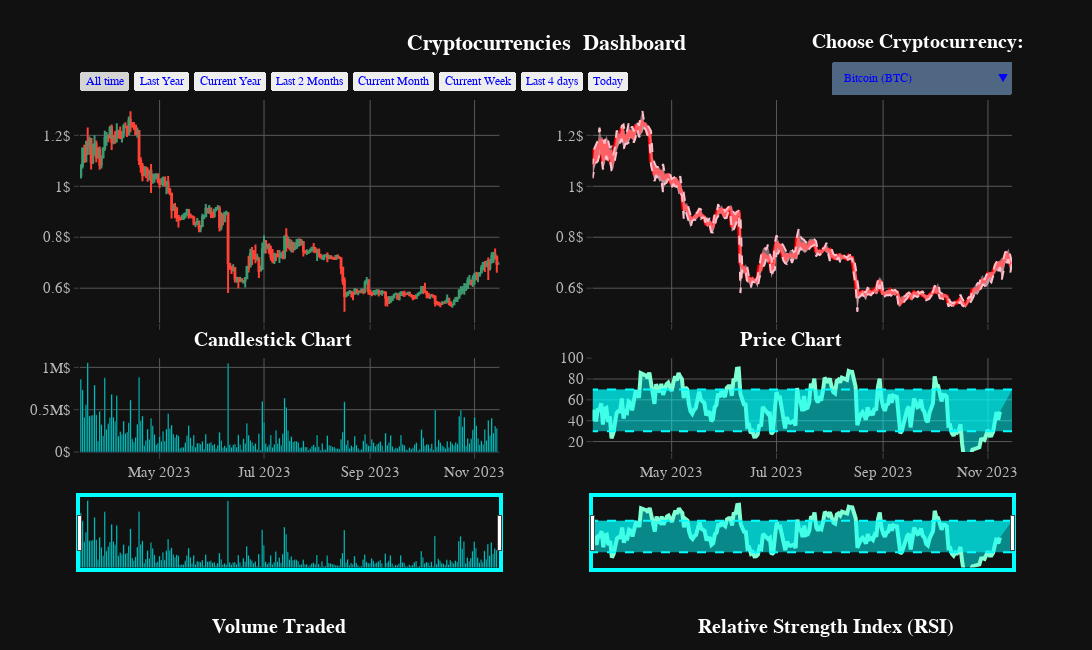

The notebook cell this image was saved under:
### Code cell
## plot 
fig = make_subplots(rows=3, 
                    cols=2,
                    shared_xaxes=True,
                    specs=[[{"rowspan": 2}, {"rowspan": 2}], [{"rowspan": 1}, {"rowspan": 1}] , [{},{}]]
                    
                   )
date_buttons = [
{'step': "all", 'label': "All time"},
{'count':  1, 'step': "year", 'stepmode': "backward", 'label': "Last Year"},
{'count':  1, 'step': "year", 'stepmode': "todate", 'label': "Current Year"},
{'count':  1, 'step': "month", 'stepmode': "backward", 'label': "Last 2 Months"},
{'count':  1, 'step': "month", 'stepmode': "todate", 'label': "Current Month"},
{'count':  7, 'step': "day", 'stepmode': "todate", 'label': "Current Week"},
{'count':  4, 'step': "day", 'stepmode': "backward", 'label': "Last 4 days"},
{'count':  1, 'step': "day", 'stepmode': "backward", 'label': "Today"},
               ]
buttons = []
i = 0
j=0
COUNT = 8
vis = [False] * len(crypto_names) * COUNT
for df in crypto_df:
    for k in range(COUNT):
        vis[j+k] = True
    buttons.append({ 'label' : crypto_names[i],
                     'method' : 'update',
                     'args'   : [{'visible' : vis},
                                {'title'  : crypto_names[i] + ' Charts and Indicators'}
                                ] }
                  )
    i+=1
    j+=COUNT
    vis = [False] * len(crypto_names)* COUNT
for df in crypto_df:
    fig.add_trace(
        go.Candlestick(x= df.index,
                       open  = df['open'],
                       high  = df['high'],
                       low   = df['low'],
                       close = df['close'],
                       showlegend =False
                                ),
                  row=1, 
                  col=1)
    fig.add_trace(
        go.Bar(x =df.index ,
               y=df["Volume USD"],
               showlegend =False, 
               marker_color='aqua'),
        row=3, 
        col=1)
    fig.add_trace(
        go.Scatter(x=df.index, y=df['close'],
                   mode='lines',
                  showlegend =False,
                   line=dict(color="red", width=4)),
        row=1, 
        col=2)
    fig.add_trace(
        go.Scatter(x=df.index,
                   y=df['low'],
                    fill='tonexty',
                   mode='lines',
                   showlegend =False,                   
                   line=dict(width=2, color='pink', dash='dash')),
        row=1, 
        col=2)
    fig.add_trace(
        go.Scatter(x=df.index, 
                   y=df['high'],
                   fill='tonexty',
                   mode='lines',
                   showlegend =False, 
                   line=dict(width=2, color='pink', dash='dash')),
        row=1, 
        col=2)
    fig.add_trace(
        go.Scatter(x=df.index, y=df['close_rsi'],
                   mode='lines',
                  showlegend =False,
                   line=dict(color="aquamarine", width=4)),
        row=3, 
        col=2)
    fig.add_trace(
        go.Scatter(x=df.index,
                   y=df['low_rsi'],
                   fill='tonexty', 
                   mode='lines',
                   showlegend =False,                   
                   line=dict(width=2, color='aqua', dash='dash')),
        row=3, 
        col=2)
    fig.add_trace(
        go.Scatter(x=df.index, 
                   y=df['high_rsi'],
                   fill='tonexty',
                   mode='lines',
                   showlegend =False, 
                   line=dict(width=2, color='aqua', dash='dash')),
        row=3, 
        col=2)
    
    
fig.update_xaxes(
        tickfont = dict(size=15, family = 'monospace', color='#B8B8B8'),
        tickmode = 'array',
        ticklen = 6,
        showline = False,
        showgrid = True,
        gridcolor = '#595959',
        ticks = 'outside')
fig.update_layout(
    spikedistance=100, 
    xaxis_rangeslider_visible=False,
    hoverdistance=1000)
fig.update_xaxes(
    showspikes=True,  
    spikesnap="cursor",
    spikemode="across"
                )
fig.update_yaxes(
    showspikes=True, 
    spikesnap='cursor',
    spikemode="across"                 
                )
fig.update_yaxes(
        tickfont = dict(size=15, family = 'monospace', color='#B8B8B8'),
        tickmode = 'array',
        showline = False,
        ticksuffix = '$',
        showgrid = True,
        gridcolor = '#595959',
        ticks = 'outside')
fig.update_layout(
                  width=1120,
                  height=650,
                  font_family   = 'monospace',
                  xaxis         = dict(rangeselector = dict(buttons = date_buttons)),
                  updatemenus   = [dict(type = 'dropdown',
                                        x = 1.0,
                                        y = 1.108,
                                        showactive = True,
                                        active = 2,
                                        buttons = buttons)],
                  title         = dict(text = '<b>Cryptocurrencies  Dashboard<b>',
                                       font = dict(color = '#FFFFFF' ,size = 22), 
                                       x = 0.50),
                  font          = dict(color="blue"), 
                  annotations   = [
                                  dict( text = "<b>Choose Cryptocurrency: <b>",
                                        font = dict(size = 20 , color = "#ffffff"),
                                        showarrow=False,
                                        x = 1.02, 
                                        y = 1.20,
                                        xref = 'paper', yref = "paper",
                                        align = "left"),
                                  dict( text = "<b>Candlestick Chart <b>",
                                        font = dict(size = 20,  color = "#ffffff"),
                                        showarrow=False,
                                        x = 0.12, 
                                        y = 0.285,
                                        xref = 'paper', yref = "paper",
                                        align = "left"),
                                  dict( text = "<b>Price Chart<b>",
                                        font = dict(size = 20,  color = "#ffffff"),
                                        showarrow=False,
                                        x = 0.82, 
                                        y = 0.285,
                                        xref = 'paper', yref = "paper",
                                        align = "left"),
                                  dict( text = "<b>Volume Traded<b>",
                                        font = dict(size = 20,  color = "#ffffff"),
                                        showarrow=False,
                                        x = 0.14, 
                                        y = -0.53,
                                        xref = 'paper', yref = "paper",
                                        align = "left"),
                                  dict( text = "<b>Relative Strength Index (RSI)<b>",
                                        font = dict(size = 20,  color = "#ffffff"),
                                        showarrow=False,
                                        x = 0.94, 
                                        y = -0.53,
                                        xref = 'paper', yref = "paper",
                                        align = "left")
                  ],
                template= "plotly_dark"
                )    
for i in range(0,16*COUNT):
    fig.data[i].visible = False
for i in range(COUNT):
    fig.data[i].visible = True
fig.layout["xaxis"]["rangeslider"]["visible"] = False
fig.layout["xaxis2"]["rangeslider"]["visible"] = False
fig.layout["xaxis5"]["rangeslider"]["visible"] = True
fig.layout["xaxis6"]["rangeslider"]["visible"] = True
fig.layout["xaxis5"]["rangeslider"]["borderwidth"] = 4
fig.layout["xaxis6"]["rangeslider"]["borderwidth"] = 4
fig.layout["xaxis5"]["rangeslider"]["bordercolor"] = "aqua"
fig.layout["xaxis6"]["rangeslider"]["bordercolor"] = "aqua"
fig.layout["yaxis6"]["ticksuffix"] = ""
fig.layout["yaxis6"]["range"] = [10,100]
fig.show()
